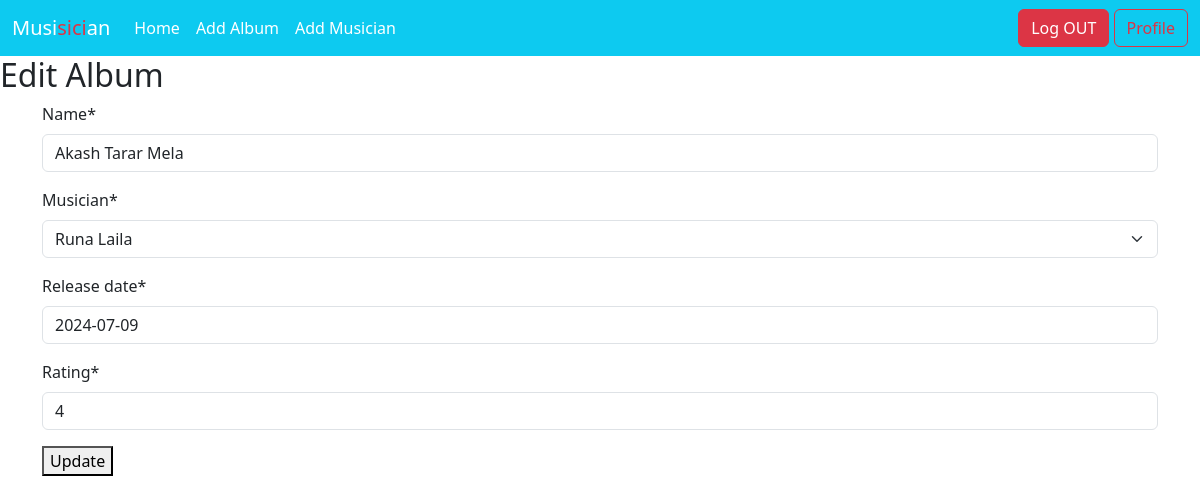
/music/albums/1/edit/ (signed in), run on the app's committed database.
### music/models.py (models this page shows, shortened)
class Album(models.Model):
    name = models.CharField(max_length=100)
    musician = models.ForeignKey(Musician, related_name='albums', on_delete=models.CASCADE)
    release_date = models.DateField()
    rating = models.IntegerField(validators=[MinValueValidator(1), MaxValueValidator(5)])

### music/views.py (the view)
# urls.py: path('albums/<int:pk>/edit/', AlbumUpdateView.as_view(), name='album_edit'),
class AlbumUpdateView(LoginRequiredMixin, UpdateView):
    model = Album
    form_class = AlbumForm
    template_name = 'album_form.html'
    success_url = reverse_lazy('homepage')

### music/forms.py
class AlbumForm(forms.ModelForm):
    class Meta:
        model = Album
        fields = '__all__'

### music/models.py (called while the page is built)
    def __str__(self):
        return f"{self.first_name} {self.last_name}"

### music/templates/album_form.html (shortened to what this page needs)
{% extends 'base.html' %}
{% load crispy_forms_tags %}
{% block content %}
  <h2>{% if form.instance.pk %}Edit{% else %}Create{% endif %} Album</h2>
  <form method="post" class="container">
    {{ form | crispy }}
    <button type="submit">{% if form.instance.pk %}Update{% else %}Create{% endif %}</button>
  </form>
{% endblock %}

### data on the page
Album: name "Akash Tarar Mela", musician "Runa Laila", release_date "2024-07-09", rating "4"
